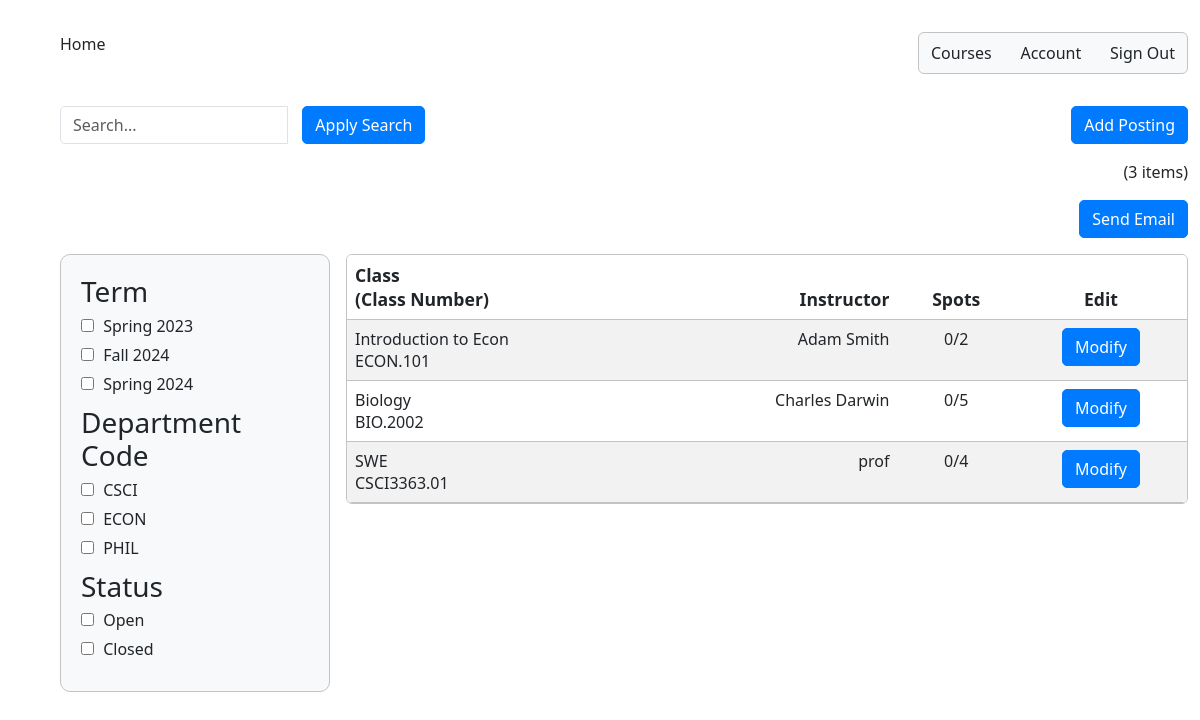
/admin_summary/, run on an earlier commit of the app's database.
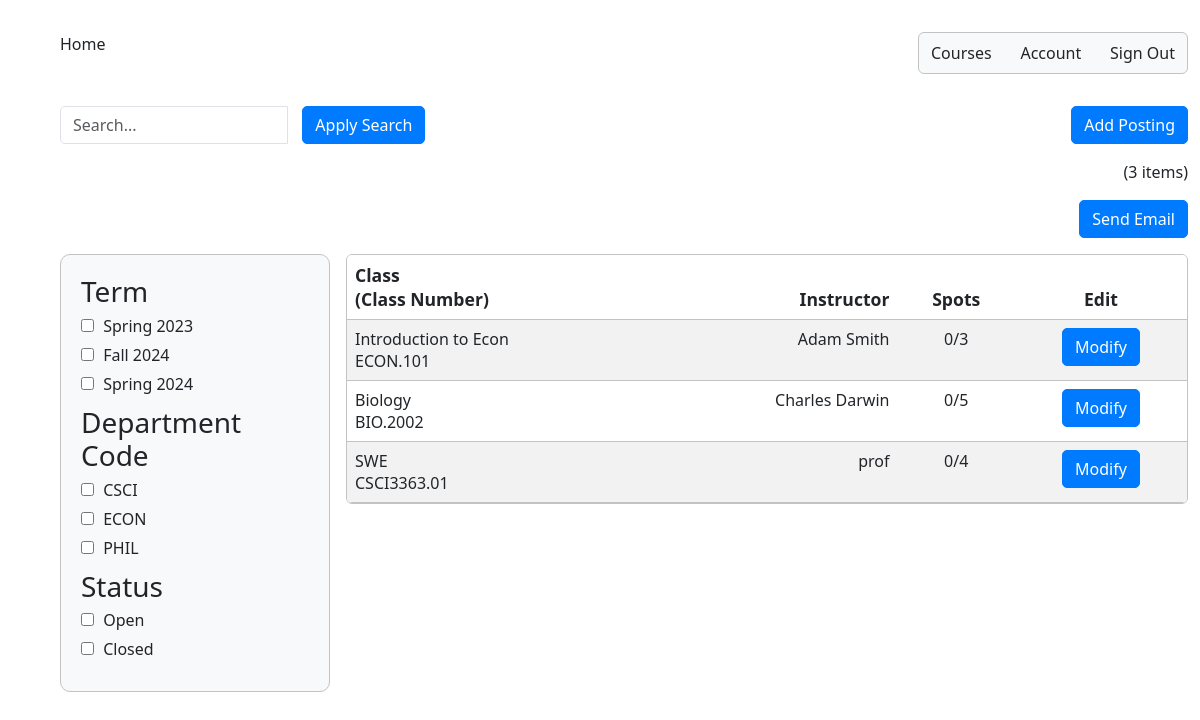
And on a later commit of the database.
### InstructorAddCourse/models.py (models this page shows)
class InstructorAddCourse(models.Model):
	course_name = models.CharField(max_length=255)
	course_number = models.CharField(max_length=255)
	course_instructor = models.CharField(max_length=255)
	course_description = models.CharField(max_length=800)
	total_time_commitment = models.DecimalField(max_digits=2, decimal_places=0, validators=[MinValueValidator(0)], default=0)
	has_discussion = models.CharField(choices=[('yes', 'Yes'),('no', 'No')], max_length=50, default='')
	num_ta_needed = models.DecimalField(max_digits=2, decimal_places=0, validators=[MinValueValidator(0)], default=0)
	curr_num_ta = models.IntegerField(default=0)
	graded_meeting = models.CharField(choices=[('yes', 'Yes'),('no', 'No')], max_length=50, default='')
	office_hours = models.DecimalField(max_digits=2, decimal_places=0, validators=[MinValueValidator(0)], default=0)
	other_info = models.CharField(max_length=800, default=None)
	term = models.CharField(default=get_default_term(), max_length=100)

### adminSummary/views.py (the view)
# urls.py: path('admin_summary/', admin_summary_view),
def admin_summary_view(response):
    search_query = response.GET.get('q', '')
    term_filter = response.GET.get('term', '')
    status_filter = response.GET.get('status', '')
    dept_filter = response.GET.get('dept-code', '')
    course_objects = InstructorAddCourse.objects.all()
    applied_filters = []
    if search_query:
        course_objects = course_objects.filter(
            course_name__icontains=search_query)
        applied_filters.append(('q', search_query))
    if term_filter:
        if term_filter in term_keys:
            course_objects = [course for course in course_objects if get_term(
                course) == term_filter]
            applied_filters.append(('term', term_filter))
    if dept_filter:
        if dept_filter in dept_keys:
            course_objects = [course for course in course_objects if get_dept(
                course) == dept_filter]
            applied_filters.append(('dept-code', dept_filter))
    if status_filter:
        if status_filter in status_keys:
            course_objects = [course for course in course_objects if get_status(
                course) == status_filter]
            applied_filters.append(('status', status_filter))
    else:
        applied_filters = [f for f in applied_filters if f[0] != 'status']
    course_count = len(course_objects)
    context = {'course_objects': course_objects,
               'course_count': course_count, 'applied_filters': applied_filters}
    return render(response, "adminSummary.html", context)

### templates/adminSummary.html (shortened to what this page needs)
{% extends 'appbase.html' %} {% block content %} {% load static %} {% load static admin_templatetags %}
<!DOCTYPE html>
<html>
  <head>
    <link rel="stylesheet" href="{% static 'adminSummary.css' %}" />
  </head>
  <body>
    <div class="container-fluid">
      <form method="get">
      <div class="row">
        <div class="col-md-4">
            <div class="input-group">
              <input
                type="text"
                class="form-control"
                id="search"
                name="q"
                placeholder="Search..."
              />
              <div class="input-group-btn input-space">
                <button type="submit" class="btn btn-primary">
                  Apply Search
                </button>
              </div>
            </div>
        </div>
        <div class="col-md-4">
        </div>
        <div class="col-md-4">
          <div class="text-end">
            <a href="{% url 'add_course' %}" id="add-posting-btn" class="btn btn-primary">
              Add Posting
            </a>
          </div>
        </div>
      </div>
      <div class="row" id="item-row">
        <div class="col-sm">
          <div class="text-end">({{course_count}} items)</div>
        </div>
      </div>
      <div class="row" id="item-row">
        <div class="col-sm">
          <div class="text-end">
            <a href="{% url 'send_email' %}">
              <button type="button" class="btn btn-primary">Send Email</button>
            </a>
          </div>
        </div>
      </div>
      <div class="row">
        <div class="col-sm-3">
          <div class="filter-box">
            <div class="filter-group">
              <h3>Term</h3>
              <label
                ><input type="checkbox" name="term" value="Spring 2023" /> Spring
                2023</label
              >
              <label
                ><input type="checkbox" name="term" value="Fall 2024" /> Fall
                2024</label
              >
              <label
                ><input type="checkbox" name="term" value="Spring 2024" />
                Spring 2024</label
              >
            </div>
            <div class="filter-group">
              <h3>Department Code</h3>
              <label
                ><input type="checkbox" name="dept-code" value="CSCI" /> CSCI</label
              >
              <label
                ><input type="checkbox" name="dept-code" value="ECON" /> ECON</label
              >
              <label
                ><input type="checkbox" name="color" value="green" />
                PHIL</label
              >
            </div>
            <div class="filter-group">
              <h3>Status</h3>
              <label>
                <input type="checkbox" name="status" value="Open"/> Open
            </label>
            <label>
                <input type="checkbox" name="status" value="Closed"/> Closed
            </label>
            </div>
          </div>
        </div>
        <div class="col-sm-9">
          <table class="table table-striped table-hover rounded overflow-hidden">
            <thead>
              <tr>
                <th>Class<br />(Class Number)</th>
                <th class="text-end">Instructor</th>
                <th class="text-center">Spots</th>
                <th class="text-center">Edit</th>
              </tr>
            </thead>
            <tbody id="table-body">
              {% for course in course_objects %}
              <tr>
                <td>{{ course.course_name }}<br />{{ course.course_number}}</td>
                <td class="text-end">{{ course.course_instructor }}</td>
                <td class="text-center">
                  {{course.curr_num_ta}}/{{ course.num_ta_needed }}
                </td>
                <td class="text-center">
                  <a href="{% url 'edit_course' course.id %}" class="btn btn-primary">Modify</a>
                </td>
              </tr>
              {% endfor %}
            </tbody>
          </table>
        </div>
      </div>
    </form>
    </div>
  </body>
</html>
{% endblock %}

What changed in the data, as far as the page shows it:
changed InstructorAddCourse "Introduction to Econ": num_ta_needed "2" → "3"
